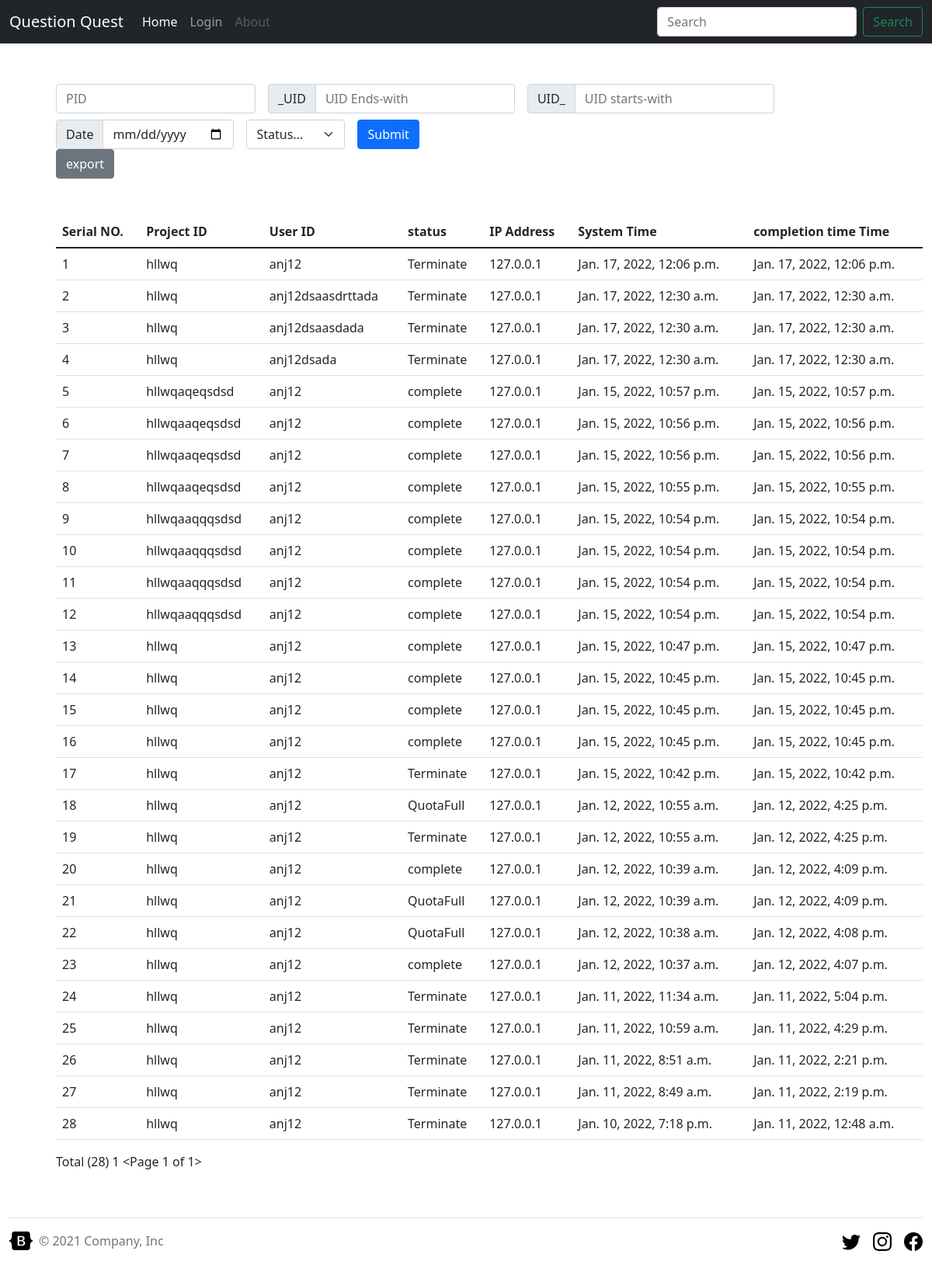
/accounts/profile/ (signed in), run on the app's committed database.
### Dashboard/models.py (models this page shows, shortened)
class Linksinfo(models.Model):
    uid = models.CharField(max_length=40)
    pid = models.CharField(max_length=40)
    ip = models.CharField(max_length=20)
    status=models.CharField(max_length=10)
    systemTime = models.DateTimeField(auto_now=False,auto_now_add=True)
    completionTime= models.DateTimeField(auto_now=False)

### Dashboard/views.py (the view, shortened to what this page needs)
# urls.py: path('profile/',viewDashboard),
@login_required
def viewDashboard(request):
    qs = ViewLinksData.objects.all().distinct()
    paginator= Paginator(qs,100,orphans=1)
    page_num = request.GET.get('page')
    page_obj = paginator.get_page(page_num)
    return render(request,'dashboard/dashboard1.html',{'page_obj':page_obj})

### templates/dashboard/dashboard1.html (shortened to what this page needs)
{% extends '../base/base.html' %}
    {% block main %}
    <div class="container pt-5">
        <form class="row gy-2 gx-3 align-items-center" method="POST">
            <div class="col-auto">
              <input type="text" name="p_id" class="form-control" id="PID" placeholder="PID">
            </div>
            <div class="col-auto">
              <div class="input-group">
                <div class="input-group-text">_UID</div>
                <input type="text" name="u_ide" class="form-control" id="_UID" placeholder="UID Ends-with">
              </div>
            </div>
            <div class="col-auto">
              <div class="input-group">
                <div class="input-group-text">UID_</div>
                <input type="text" name="u_ids" class="form-control" id="UID_" placeholder="UID starts-with">
              </div>
            </div>
            <div class="col-auto">
              <div class="input-group">
                <div class="input-group-text">Date</div>
                <input type="date" name="date" class="form-control" id="autoSizingInputGroup" placeholder="Date">
              </div>
            </div>
            <div class="col-auto">
              <select class="form-select" id="autoSizingSelect" name="status">
                <option style="display: none;" selected value="" >Status...</option>
              </select>
            </div>
            <div class="col-auto">
              <button type="submit" class="btn btn-primary">Submit</button>
            </div>
          </form>
          <a href="{% url 'export-csv' %}" class="btn btn-secondary">export</a>
        <div class="table-responsive pt-5">
            <table class=" table  table-hover">
                <thead class="thead">
                  <tr>
                    <th scope="col">Serial NO.</th>
                    <th scope="col">Project ID</th>
                    <th scope="col">User ID</th>
                    <th scope="col">status</th>
                    <th scope="col">IP Address</th>
                    <th scope="col">System Time</th>
                    <th scope="col">completion time Time</th>
                  </tr>
                </thead>
                <tbody>
                    {% for i in page_obj %}
                  <tr>
                    <td>{{forloop.counter}}</td>
                    <td> {{i.pid}}</td>
                    <td> {{i.uid}}</td>
                    <td>{{i.status}}</td>
                    <td>{{i.ip}}</td>
                    <td>{{i.systemTime}}</td>
                    <td>{{i.completionTime}}</td>
                  </tr>
                  {% endfor %}
                </tbody>
              </table>
        </div>
        <span>Total ({{page_obj.paginator.count}})</span>
        <span class="text-alig-center">
            <span>{{page_obj.number}} {{page_obj}}</span>
        </span>
    </div>
{% endblock main %}

### templates/base/base.html (style rules this page uses)
.container { margin: 5%; }

### data on the page
Linksinfo: pid "hllwq", uid "anj12", status "Terminate", ip "127.0.0.1", systemTime "Jan. 17, 2022, 12:06 p.m.", completionTime "Jan. 17, 2022, 12:06 p.m."
Linksinfo: pid "hllwq", uid "anj12dsaasdrttada", status "Terminate", ip "127.0.0.1", systemTime "Jan. 17, 2022, 12:30 a.m.", completionTime "Jan. 17, 2022, 12:30 a.m."
Linksinfo: pid "hllwq", uid "anj12dsaasdada", status "Terminate", ip "127.0.0.1", systemTime "Jan. 17, 2022, 12:30 a.m.", completionTime "Jan. 17, 2022, 12:30 a.m."
Linksinfo: pid "hllwq", uid "anj12dsada", status "Terminate", ip "127.0.0.1", systemTime "Jan. 17, 2022, 12:30 a.m.", completionTime "Jan. 17, 2022, 12:30 a.m."
Linksinfo: pid "hllwqaqeqsdsd", uid "anj12", status "complete", ip "127.0.0.1", systemTime "Jan. 15, 2022, 10:57 p.m.", completionTime "Jan. 15, 2022, 10:57 p.m."
Linksinfo: pid "hllwqaaqeqsdsd", uid "anj12", status "complete", ip "127.0.0.1", systemTime "Jan. 15, 2022, 10:56 p.m.", completionTime "Jan. 15, 2022, 10:56 p.m."
Linksinfo: pid "hllwqaaqeqsdsd", uid "anj12", status "complete", ip "127.0.0.1", systemTime "Jan. 15, 2022, 10:56 p.m.", completionTime "Jan. 15, 2022, 10:56 p.m."
Linksinfo: pid "hllwqaaqeqsdsd", uid "anj12", status "complete", ip "127.0.0.1", systemTime "Jan. 15, 2022, 10:55 p.m.", completionTime "Jan. 15, 2022, 10:55 p.m."
Linksinfo: pid "hllwqaaqqqsdsd", uid "anj12", status "complete", ip "127.0.0.1", systemTime "Jan. 15, 2022, 10:54 p.m.", completionTime "Jan. 15, 2022, 10:54 p.m."
Linksinfo: pid "hllwqaaqqqsdsd", uid "anj12", status "complete", ip "127.0.0.1", systemTime "Jan. 15, 2022, 10:54 p.m.", completionTime "Jan. 15, 2022, 10:54 p.m."
Linksinfo: pid "hllwqaaqqqsdsd", uid "anj12", status "complete", ip "127.0.0.1", systemTime "Jan. 15, 2022, 10:54 p.m.", completionTime "Jan. 15, 2022, 10:54 p.m."
Linksinfo: pid "hllwqaaqqqsdsd", uid "anj12", status "complete", ip "127.0.0.1", systemTime "Jan. 15, 2022, 10:54 p.m.", completionTime "Jan. 15, 2022, 10:54 p.m."
Linksinfo: pid "hllwq", uid "anj12", status "complete", ip "127.0.0.1", systemTime "Jan. 15, 2022, 10:47 p.m.", completionTime "Jan. 15, 2022, 10:47 p.m."
Linksinfo: pid "hllwq", uid "anj12", status "complete", ip "127.0.0.1", systemTime "Jan. 15, 2022, 10:45 p.m.", completionTime "Jan. 15, 2022, 10:45 p.m."
Linksinfo: pid "hllwq", uid "anj12", status "complete", ip "127.0.0.1", systemTime "Jan. 15, 2022, 10:45 p.m.", completionTime "Jan. 15, 2022, 10:45 p.m."
Linksinfo: pid "hllwq", uid "anj12", status "complete", ip "127.0.0.1", systemTime "Jan. 15, 2022, 10:45 p.m.", completionTime "Jan. 15, 2022, 10:45 p.m."
Linksinfo: pid "hllwq", uid "anj12", status "Terminate", ip "127.0.0.1", systemTime "Jan. 15, 2022, 10:42 p.m.", completionTime "Jan. 15, 2022, 10:42 p.m."
Linksinfo: pid "hllwq", uid "anj12", status "QuotaFull", ip "127.0.0.1", systemTime "Jan. 12, 2022, 10:55 a.m.", completionTime "Jan. 12, 2022, 4:25 p.m."
Linksinfo: pid "hllwq", uid "anj12", status "Terminate", ip "127.0.0.1", systemTime "Jan. 12, 2022, 10:55 a.m.", completionTime "Jan. 12, 2022, 4:25 p.m."
Linksinfo: pid "hllwq", uid "anj12", status "complete", ip "127.0.0.1", systemTime "Jan. 12, 2022, 10:39 a.m.", completionTime "Jan. 12, 2022, 4:09 p.m."
Linksinfo: pid "hllwq", uid "anj12", status "QuotaFull", ip "127.0.0.1", systemTime "Jan. 12, 2022, 10:39 a.m.", completionTime "Jan. 12, 2022, 4:09 p.m."
Linksinfo: pid "hllwq", uid "anj12", status "QuotaFull", ip "127.0.0.1", systemTime "Jan. 12, 2022, 10:38 a.m.", completionTime "Jan. 12, 2022, 4:08 p.m."
Linksinfo: pid "hllwq", uid "anj12", status "complete", ip "127.0.0.1", systemTime "Jan. 12, 2022, 10:37 a.m.", completionTime "Jan. 12, 2022, 4:07 p.m."
Linksinfo: pid "hllwq", uid "anj12", status "Terminate", ip "127.0.0.1", systemTime "Jan. 11, 2022, 11:34 a.m.", completionTime "Jan. 11, 2022, 5:04 p.m."
Linksinfo: pid "hllwq", uid "anj12", status "Terminate", ip "127.0.0.1", systemTime "Jan. 11, 2022, 10:59 a.m.", completionTime "Jan. 11, 2022, 4:29 p.m."
Linksinfo: pid "hllwq", uid "anj12", status "Terminate", ip "127.0.0.1", systemTime "Jan. 11, 2022, 8:51 a.m.", completionTime "Jan. 11, 2022, 2:21 p.m."
Linksinfo: pid "hllwq", uid "anj12", status "Terminate", ip "127.0.0.1", systemTime "Jan. 11, 2022, 8:49 a.m.", completionTime "Jan. 11, 2022, 2:19 p.m."
Linksinfo: pid "hllwq", uid "anj12", status "Terminate", ip "127.0.0.1", systemTime "Jan. 10, 2022, 7:18 p.m.", completionTime "Jan. 11, 2022, 12:48 a.m."

### other printed values
{{ page_obj.paginator.count }} "28"
{{ page_obj.number }} "1"
{{ page_obj }} "<Page 1 of 1>"
